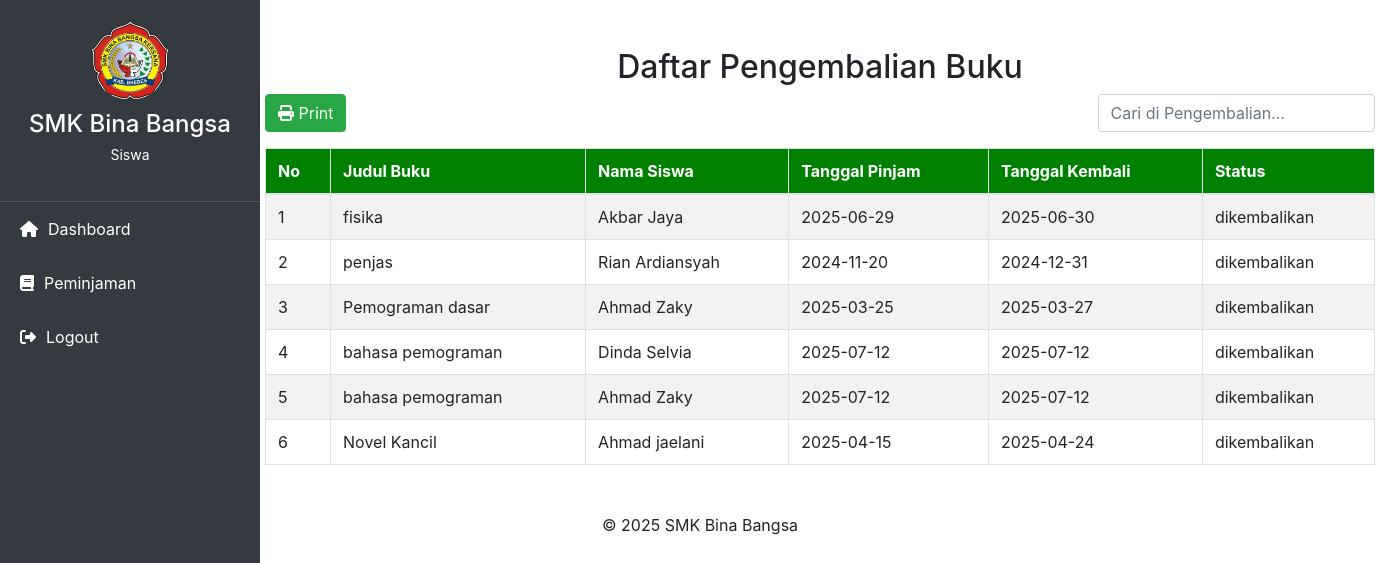
Screenshot of /daftar_pengembalian_siswa.php (signed in) with the database file from the repository.
### tables this page shows
CREATE TABLE `peminjaman` (
  `id` int(11) NOT NULL,
  `id_buku` varchar(10) DEFAULT NULL,
  `id_siswa` int(11) DEFAULT NULL,
  `tanggal_pinjam` date DEFAULT NULL,
  `tanggal_kembali` date DEFAULT NULL,
  `status` enum('dipinjam','dikembalikan') DEFAULT 'dipinjam',
  `jumlah` int(11) NOT NULL
);

CREATE TABLE `buku` (
  `id` int(11) NOT NULL,
  `id_buku` varchar(10) DEFAULT NULL,
  `judul` varchar(100) NOT NULL,
  `pengarang` varchar(50) NOT NULL,
  `penerbit` varchar(50) NOT NULL,
  `tahun` int(11) NOT NULL,
  `jumlah` int(11) DEFAULT NULL
);

CREATE TABLE `siswa` (
  `id_siswa` int(11) NOT NULL,
  `nama` varchar(100) DEFAULT NULL,
  `kelas` varchar(10) DEFAULT NULL,
  `jurusan` varchar(100) DEFAULT NULL,
  `no_whatsapp` varchar(20) DEFAULT NULL,
  `alamat` text DEFAULT NULL
);

### daftar_pengembalian_siswa.php (the view, shortened to what this page needs)
<?php
include 'koneksi.php';
include 'sidebar_siswa.php';
$query_pengembalian = "SELECT p.id, b.judul, s.nama, p.tanggal_pinjam, p.tanggal_kembali, p.status
                     FROM peminjaman p
                     JOIN buku b ON p.id_buku = b.id_buku
                     JOIN siswa s ON p.id_siswa = s.id_siswa
                     WHERE p.status = 'dikembalikan'";
$result_pengembalian = mysqli_query($koneksi, $query_pengembalian);
?>
<!DOCTYPE html>
<html lang="id">
<head>
    <link rel="stylesheet" href="https://maxcdn.bootstrapcdn.com/bootstrap/4.5.2/css/bootstrap.min.css">
</head>
<body>
<div class="container mt-5" style="margin-left: 250px;">
    <h2 class="text-center">Daftar Pengembalian Buku</h2>
    <div class="d-flex justify-content-between mb-3">
        <button class="btn btn-success" onclick="window.print()"><i class="fas fa-print"></i> Print</button>
        <input type="text" id="searchPengembalian" class="form-control w-25" placeholder="Cari di Pengembalian..."></input>
    </div>
    <table class="table table-striped table-bordered" id="tablePengembalian">
        <thead>
            <tr>
                <th>No</th>
                <th>Judul Buku</th>
                <th>Nama Siswa</th>
                <th>Tanggal Pinjam</th>
                <th>Tanggal Kembali</th>
                <th>Status</th>
            </tr>
        </thead>
        <tbody>
        <?php
        $no = 1;
        if (mysqli_num_rows($result_pengembalian) > 0) {
            while ($row = mysqli_fetch_assoc($result_pengembalian)) {
                echo "<tr>
                        <td>{$no}</td>
                        <td>{$row['judul']}</td>
                        <td>{$row['nama']}</td>
                        <td>{$row['tanggal_pinjam']}</td>
                        <td>{$row['tanggal_kembali']}</td>
                        <td>{$row['status']}</td>
                    </tr>";
                $no++;
            }
        } else {
            echo "<tr><td colspan='7' class='text-center'>Tidak ada data pengembalian</td></tr>";
        }
        ?>
        </tbody>
    </table>
</div>
<footer class="text-center mt-5">
    <p>&copy; 2025 SMK Bina Bangsa</p>
</footer>
</body>
</html>

### daftar_pengembalian_siswa.php (style rules this page uses)
.table thead { background-color: green; color: white; }

### rows the page displays
peminjaman: buku.judul "fisika", id_siswa.nama "Akbar Jaya", tanggal_pinjam "2025-06-29", tanggal_kembali "2025-06-30", status "dikembalikan"
peminjaman: buku.judul "penjas", id_siswa.nama "Rian Ardiansyah", tanggal_pinjam "2024-11-20", tanggal_kembali "2024-12-31", status "dikembalikan"
peminjaman: buku.judul "Pemograman dasar", id_siswa.nama "Ahmad Zaky", tanggal_pinjam "2025-03-25", tanggal_kembali "2025-03-27", status "dikembalikan"
peminjaman: buku.judul "bahasa pemograman", id_siswa.nama "Dinda Selvia", tanggal_pinjam "2025-07-12", tanggal_kembali "2025-07-12", status "dikembalikan"
peminjaman: buku.judul "bahasa pemograman", id_siswa.nama "Ahmad Zaky", tanggal_pinjam "2025-07-12", tanggal_kembali "2025-07-12", status "dikembalikan"
peminjaman: buku.judul "Novel Kancil", id_siswa.nama "Ahmad jaelani", tanggal_pinjam "2025-04-15", tanggal_kembali "2025-04-24", status "dikembalikan"
